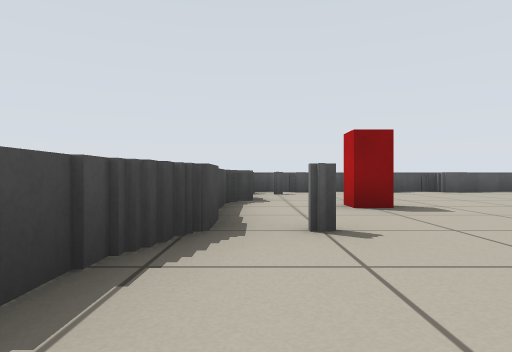
View 1 (above)

13 first-person views from a walk through a robot-simulator world made for Stage. The camera is 0.41 m above the floor, looks level and sees 75° across. Floor lines are 1 m apart. The floor is counted in squares, 1 m on a side. Each view is taken from the middle of a square. On the plan, view 1 faces up. The plan holds only what a view shows up to about 9 squares ahead; the rest is blank. The robots in the file are not drawn.

View 2
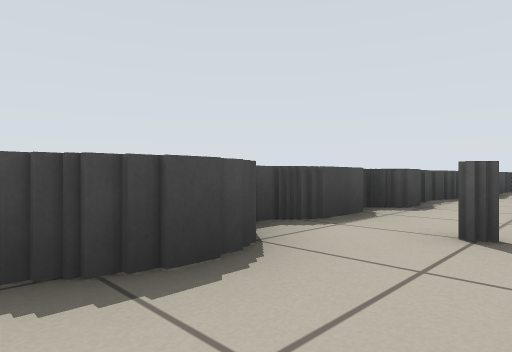

View 3
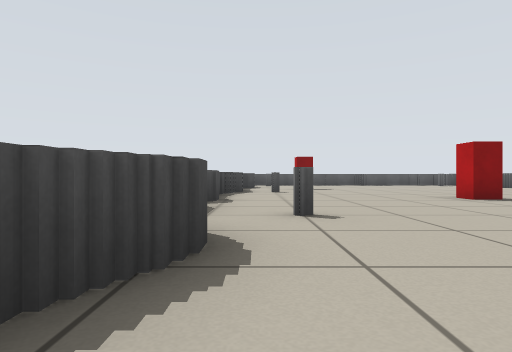

View 4
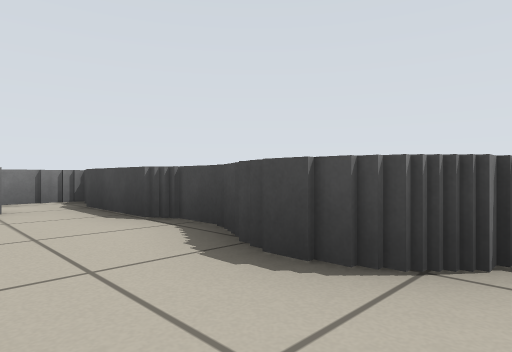

View 5
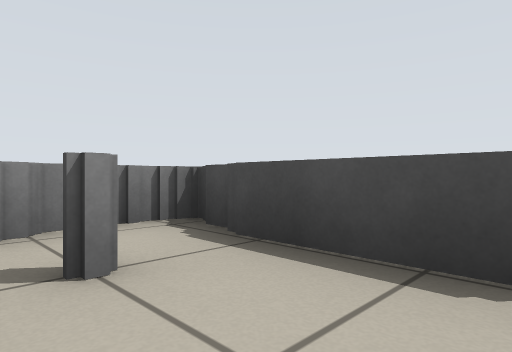

View 6
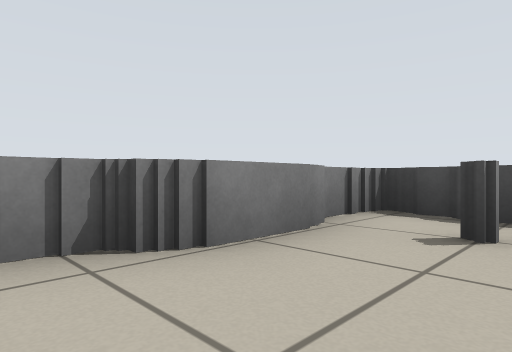

View 7
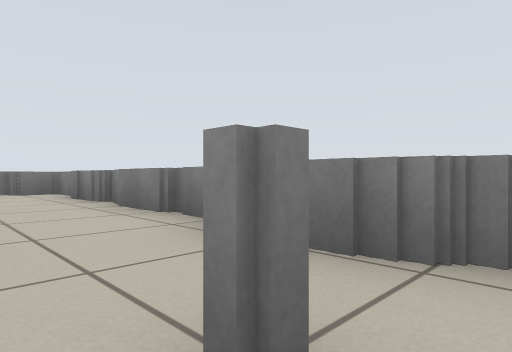

View 8
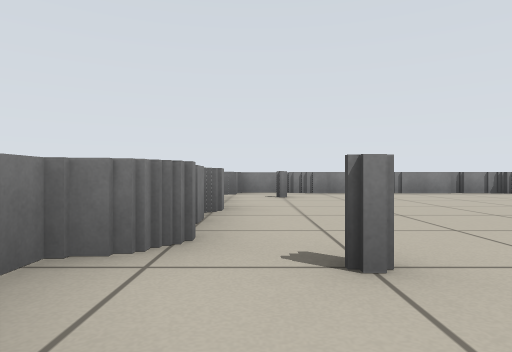

View 9
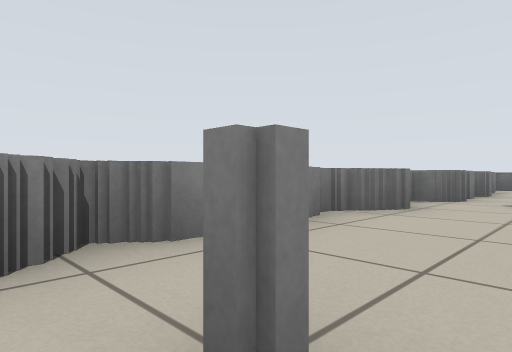

View 10
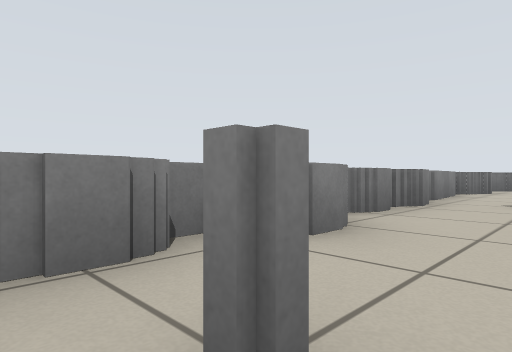

View 11
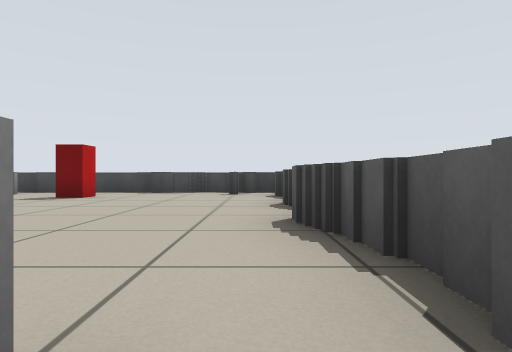

View 12
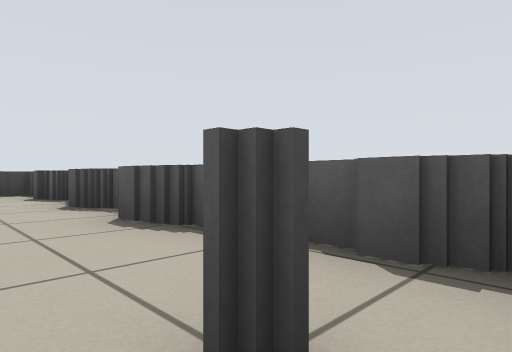

View 13
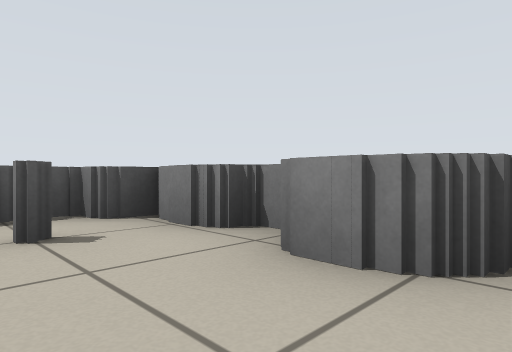

### Floor plan
Key: @ floor where view 1 was taken; # wall or solid block; . floor; B red box.
Columns run from 1 left of view 1 to 9 right of it. Each row starts with its distance up from view 1.
  9  ##########
  8 ##........#
  7 #.......#.#
  6 #.........#
  5 #..B..  ..#
  4 #....   ..#
  3 #...... ..#
  2 #.......#.#
  1 #...... ..#
  0 #@...B. ..#
 -1 #.....  ..#
 -2 #....   ..#
 -3 #....  .#.#
 -4 #...  ....#
 -5 #..   ....#
 -6 #..  .....#
 -7 #.........#
 -8 ##........#
 -9 ###########

Positions as (right, up) in squares from view 1, and headings:
1: (0, 0), facing up
2: (1, -5), facing up-left
3: (0, -6), facing up
4: (1, -3), facing down-left
5: (1, -6), facing down-left
6: (3, -7), facing down-left
7: (0, -7), facing down-right
8: (8, -1), facing down
9: (7, 3), facing down-right
10: (7, 8), facing down-right
11: (8, 8), facing left
12: (8, 7), facing up-left
13: (7, 5), facing up-right
